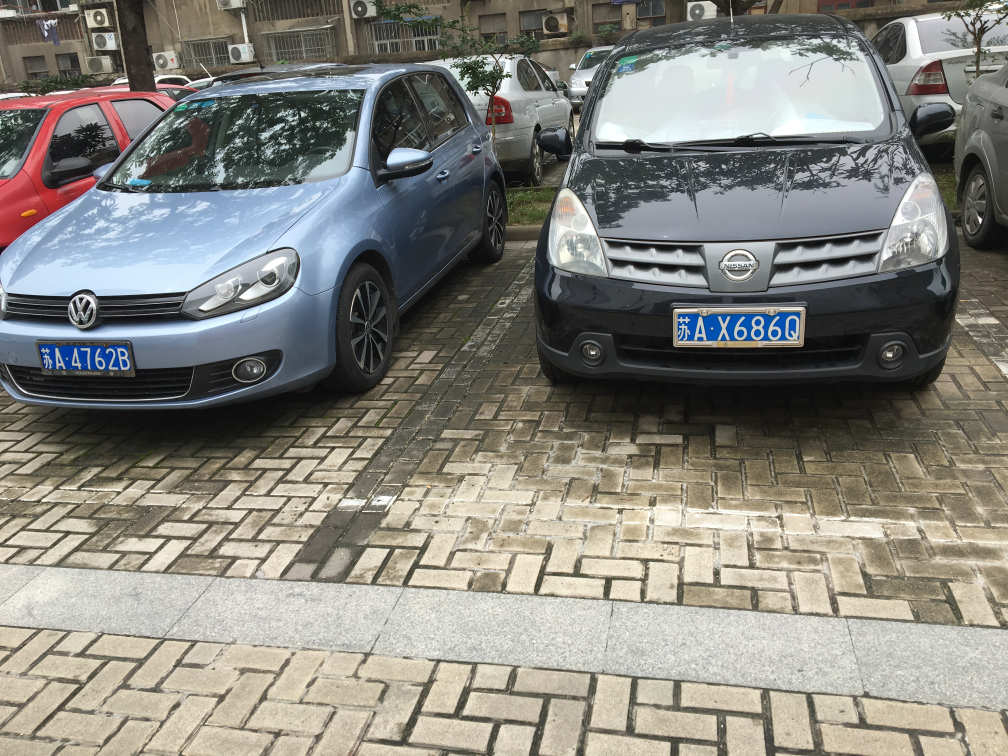
#> input picture LPR/test-imgs/009.jpg, 4032 x 3024 px (shown at 1/4 size)
$ python -i finemapping.py   (imports and definitions only)   (older library calls are emulated)
#> lines starting #> are read from the running program, lines starting #| are printed output that depends on the picture; after the words box and inside, x2 and y2 are one past the last pixel; in counts of white or black regions, pixels touching at a corner belong together
#> further down, picture is the input picture: shape (3024, 4032, 3); mean B, G, R 125.6, 132.5, 133.9
### Servidor/lpr/deskew.py
import numpy as np
from numpy._typing import _Shape
import cv2
from cv2.typing import MatLike
import math
from scipy.ndimage import _filters as filters


def angle(x: int, y: int):
    """
    Função para calcular o ângulo entre dois vetores
    """
    return int(math.atan2(float(y), float(x)) * 180.0 / 3.1415)


def v_rot(
    img: MatLike, angel: int, shape: _Shape, max_angel: int
) -> tuple[MatLike, MatLike]:
    """
    Função para realizar a rotação vertical
    """
    size_o = [shape[1], shape[0]]
    size = (
        shape[1] + int(shape[0] * np.cos((float(max_angel) / 180) * 3.14)),
        shape[0],
    )
    interval = abs(int(np.sin((float(angel) / 180) * 3.14) * shape[0]))
    pts1 = np.float32([[0, 0], [0, size_o[1]], [size_o[0], 0], [size_o[0], size_o[1]]])
    if angel > 0:
        pts2 = np.float32(
            [[interval, 0], [0, size[1]], [size[0], 0], [size[0] - interval, size_o[1]]]
        )
    else:
        pts2 = np.float32(
            [[0, 0], [interval, size[1]], [size[0] - interval, 0], [size[0], size_o[1]]]
        )

    M = cv2.getPerspectiveTransform(pts1, pts2)
    dst = cv2.warpPerspective(img, M, size)
    return dst, M


def skew_detection(image_gray: MatLike):
    """
    Função para detecção de inclinação (skew)
    """
    h, w = image_gray.shape[:2]
    eigen = cv2.cornerEigenValsAndVecs(image_gray, 12, 5)
    angle_sur = np.zeros(180, np.uint)
    eigen = eigen.reshape(h, w, 3, 2)
    flow = eigen[:, :, 2]
    vis = image_gray.copy()
    vis[:] = (192 + np.uint32(vis)) / 2
    d = 12

    # Gere pontos de interesse em uma grade
    points = np.dstack(np.mgrid[d / 2 : w : d, d / 2 : h : d]).reshape(-1, 2)
    for x, y in points:
        vx, vy = np.int32(flow[int(y), int(x)] * d)
        ang = angle(vx, vy)

        # Aumente o contador de ângulo correspondente
        angle_sur[(ang + 180) % 180] += 1

    angle_sur = angle_sur.astype(np.float)

    # Normalize o histograma de ângulos
    angle_sur = (angle_sur - angle_sur.min()) / (angle_sur.max() - angle_sur.min())

    # Aplique um filtro gaussiano para suavização
    angle_sur = filters.gaussian_filter1d(angle_sur, 5)

    # Determine a inclinação vertical e horizontal
    skew_v_val = angle_sur[20 : 180 - 20].max()
    skew_v = angle_sur[30 : 180 - 30].argmax() + 30
    skew_h_A = angle_sur[0:30].max()
    skew_h_B = angle_sur[150:180].max()
    skew_h = 0

    # Verifique se há inclinação horizontal significativa
    if skew_h_A > skew_v_val * 0.3 or skew_h_B > skew_v_val * 0.3:
        if skew_h_A >= skew_h_B:
            skew_h = angle_sur[0:20].argmax()
        else:
            skew_h = -angle_sur[160:180].argmax()
    return skew_h, skew_v


def fastDeskew(image: MatLike):
    """
    Função para realizar o deskew rápido na imagem
    """
    image_gray = cv2.cvtColor(image, cv2.COLOR_BGR2GRAY)
    _, skew_v = skew_detection(image_gray)
    deskew, M = v_rot(image, int((90 - skew_v) * 1.5), image.shape, 60)
    return deskew, M

### Servidor/lpr/finemapping.py
import cv2
from cv2.typing import MatLike
import numpy as np
from numpy.typing import NDArray
from matplotlib.pyplot import imshow
from matplotlib import pyplot as plt
from . import deskew


def fitLine_ransac(pts: NDArray, zero_add=0):
    """
    Função para ajustar uma linha usando o método RANSAC
    """
    if len(pts) >= 2:
        # Ajuste uma linha usando o método RANSAC
        [vx, vy, x, y] = cv2.fitLine(pts, cv2.DIST_HUBER, 0, 0.01, 0.01)
        lefty = int((-x * vy / vx) + y)
        righty = int(((136 - x) * vy / vx) + y)
        # Adicione um deslocamento (zero_add) e retorne os pontos extremos da linha
        return lefty + 30 + zero_add, righty + 30 + zero_add
    return 0, 0


def findContoursAndDrawBoundingBox(image_rgb: MatLike, verbose=False):
    """
    Função para encontrar contornos e desenhar caixas delimitadoras
    """
#> called with verbose = False

    line_upper = []
    line_lower = []
    line_experiment = []

    # Converta a imagem de cores para escala de cinza
    gray_image = cv2.cvtColor(image_rgb, cv2.COLOR_BGR2GRAY)
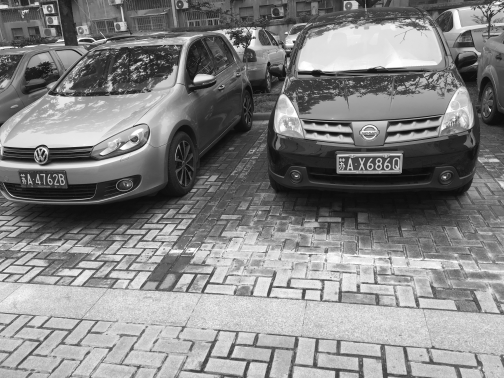
#> gray_image: shape (3024, 4032) (shown at 1/8 size); min 0, max 255, mean 132.1

    # Itere sobre diferentes valores de 'k' para aplicar limiarização adaptativa
    for k in np.linspace(-50, 0, 10):
        # Aplique a limiarização adaptativa para binarizar a imagem
        binary_niblack = cv2.adaptiveThreshold(
            gray_image, 255, cv2.ADAPTIVE_THRESH_MEAN_C, cv2.THRESH_BINARY, 17, k
        )

        # Encontre os contornos na imagem binarizada
        contours, hierarchy = cv2.findContours(
            binary_niblack.copy(), cv2.RETR_LIST, cv2.CHAIN_APPROX_SIMPLE
        )

        image_rgb2 = image_rgb.copy()
        cv2.drawContours(image_rgb2, contours, -1, (0, 0, 255), 2)
        if verbose:
            imshow(image_rgb2, cmap="gray")
            plt.show()

        # Itere sobre os contornos encontrados
        for contour in contours:
            area = cv2.contourArea(contour)
            if area > 30 and area < 300:
                bdbox = cv2.boundingRect(contour)
                # Verifique critérios para considerar a caixa delimitadora
                if (
                    bdbox[3] / float(bdbox[2]) > 0.7
                    and bdbox[3] * bdbox[2] > 100
                    and bdbox[3] * bdbox[2] < 1200
                ) or (bdbox[3] / float(bdbox[2]) > 3 and bdbox[3] * bdbox[2] < 100):
                    if verbose:
                        print(area)
                    # Adicione as coordenadas das caixas delimitadoras às listas
                    line_upper.append([bdbox[0], bdbox[1]])
                    line_lower.append([bdbox[0] + bdbox[2], bdbox[1] + bdbox[3]])

                    line_experiment.append([bdbox[0], bdbox[1]])
                    line_experiment.append([bdbox[0] + bdbox[2], bdbox[1] + bdbox[3]])
#> this loop made 10 passes
#> contours on passes 8 to 10: 66461 contours, 75577 contours, 93034 contours
#> pass 1, in findContoursAndDrawBoundingBox, `binary_niblack = cv2.adaptiveThreshold( gray_image, 255, cv2.ADAPTIVE_..`:
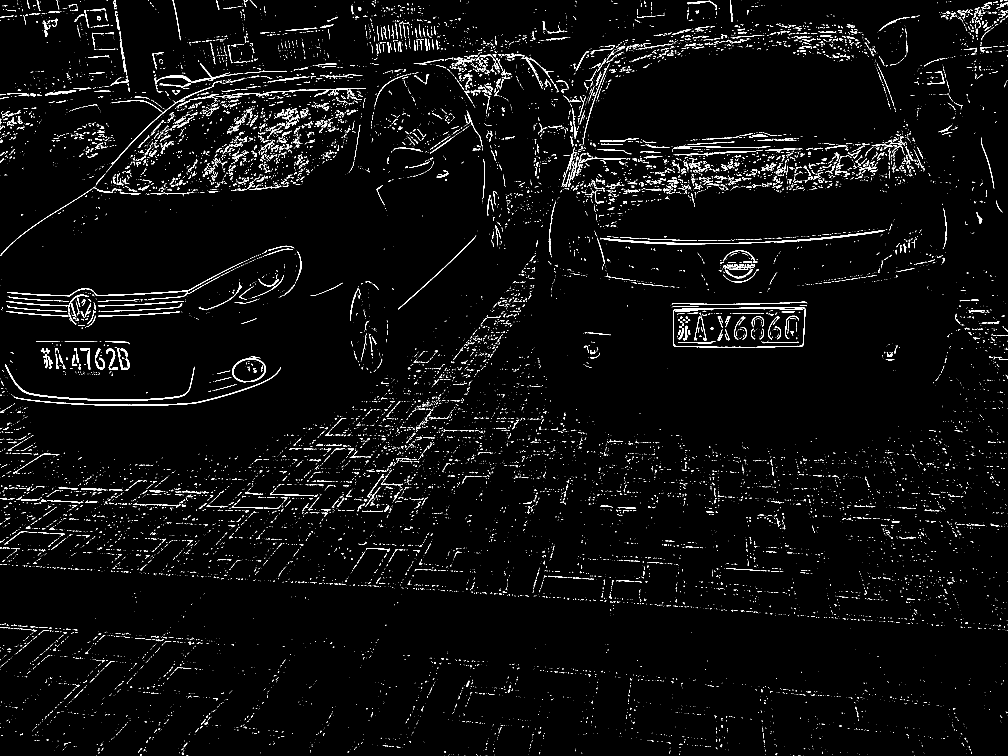
#> binary_niblack: shape (3024, 4032) (shown at 1/4 size); 2.3% white; 18765 white regions (15997 under 20 px), largest, box (x1, y1, x2, y2) and area: (2401, 920, 3540, 979) 5540, (2693, 1229, 3222, 1390) 4131, (20, 1458, 778, 1603) 4060
#> pass 3, in findContoursAndDrawBoundingBox, `binary_niblack = cv2.adaptiveThreshold( gray_image, 255, cv2.ADAPTIVE_..`:
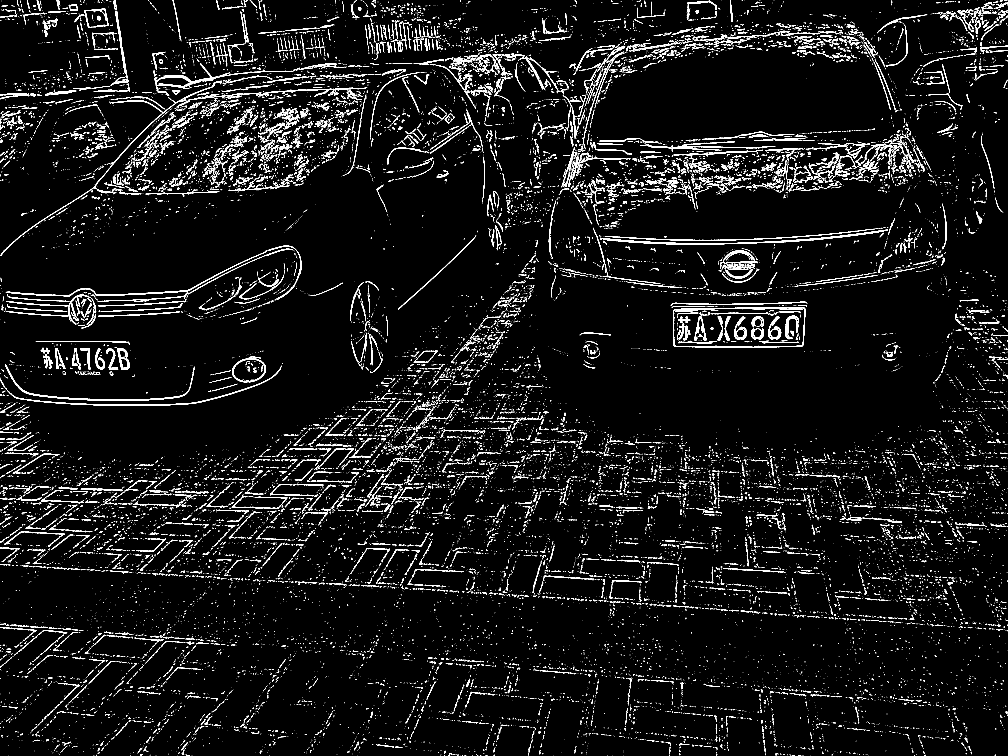
#> binary_niblack: shape (3024, 4032) (shown at 1/4 size); 4.2% white; 27021 white regions (22424 under 20 px), largest, box (x1, y1, x2, y2) and area: (2401, 918, 3552, 979) 6330, (2693, 1229, 3222, 1390) 4898, (23, 1000, 1070, 1185) 4364
#> after the loop:
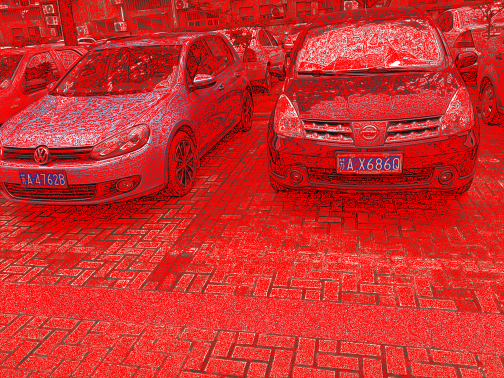
#> image_rgb2: shape (3024, 4032, 3) (shown at 1/8 size); mean B, G, R 45.6, 47.6, 202.3
#> after the loop, line_experiment = 32638 items; line_lower = 16319 pairs, first value 7 to 4032, second value 9 to 3024; line_upper = 16319 pairs, first value 0 to 4023, second value 0 to 3014

    # Adicione uma borda à imagem
    rgb = cv2.copyMakeBorder(image_rgb, 30, 30, 0, 0, cv2.BORDER_REPLICATE)
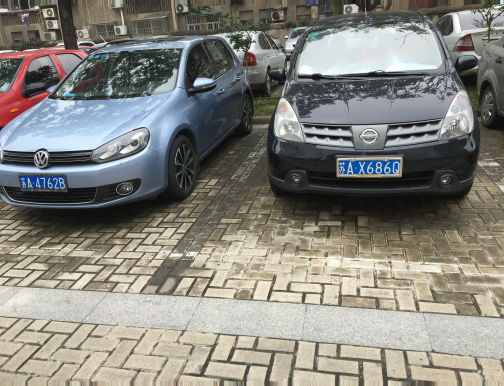
#> rgb: shape (3084, 4032, 3) (shown at 1/8 size); mean B, G, R 125.3, 132.3, 133.9

    # Encontre as linhas superiores e inferiores usando RANSAC
    leftyA, rightyA = fitLine_ransac(np.array(line_lower), 3)
#> in fitLine_ransac, `[vx, vy, x, y] = cv2.fitLine(pts, cv2.DIST_HUBER, 0, 0.01, 0.01)`: vx = [0.808]; vy = [0.589]; x = [2159.6]; y = [1625.9]
#> in fitLine_ransac, `lefty = int((-x * vy / vx) + y)`: lefty = 53
#> in fitLine_ransac, `righty = int(((136 - x) * vy / vx) + y)`: righty = 152
#> leftyA = 86; rightyA = 185
    leftyB, rightyB = fitLine_ransac(np.array(line_upper), -3)
#> leftyB = 73; rightyB = 172

    _, cols = rgb.shape[:2]

    if verbose:
        rgb2 = cv2.copyMakeBorder(image_rgb, 30, 30, 0, 0, cv2.BORDER_REPLICATE)
        rgb2 = cv2.line(
            rgb2, (cols - 1, rightyA), (0, leftyA), (0, 0, 255), 1, cv2.LINE_AA
        )
        rgb2 = cv2.line(
            rgb2, (cols - 1, rightyB), (0, leftyB), (0, 255, 0), 1, cv2.LINE_AA
        )
        imshow(rgb2, cmap="gray")
        plt.show()

    # Crie uma matriz de projeção para corrigir a perspectiva
    pts_map1 = np.float32(
        [[cols - 1, rightyA], [0, leftyA], [cols - 1, rightyB], [0, leftyB]]
    )
#> pts_map1 = [[4031, 185], [0, 86], [4031, 172], [0, 73]]
    pts_map2 = np.float32([[136, 36], [0, 36], [136, 0], [0, 0]])
    mat = cv2.getPerspectiveTransform(pts_map1, pts_map2)
#> mat = [[0.0337, 0, 0], [-0.068, 2.77, -202.2], [-1.22e-19, 0, 1]]

    # Aplique a correção de perspectiva na imagem
    image = cv2.warpPerspective(rgb, mat, (136, 36), flags=cv2.INTER_CUBIC)

    image, M = deskew.fastDeskew(image)
#> in skew_detection, `vis[:] = (192 + np.uint32(vis)) / 2`:
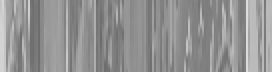
#> vis: shape (36, 136) (shown 2 times larger); min 105, max 221, mean 146.2
#> after the loop in skew_detection, `for x, y in points:`: angle_sur = 180 values, max 33 at index 90, min 0 at index 0, mean 0.183
#> in skew_detection, `angle_sur = (angle_sur - angle_sur.min()) / (angle_sur.max() - angle_s..`: angle_sur = 180 values, max 1 at index 90, min 0 at index 0, mean 0.00556
#> in skew_detection, `angle_sur = filters.gaussian_filter1d(angle_sur, 5)`: angle_sur = 180 values, max 0.0798 at index 90, min 0 at index 0, mean 0.00556
#> in skew_detection, `skew_v_val = angle_sur[20 : 180 - 20].max()`: skew_v_val = 0.0798
#> in skew_detection, `skew_v = angle_sur[30 : 180 - 30].argmax() + 30`: skew_v = 90
#> in skew_detection, `skew_h_A = angle_sur[0:30].max()`: skew_h_A = 0
#> in fastDeskew, `_, skew_v = skew_detection(image_gray)`: skew_v = 90
#> in v_rot, `M = cv2.getPerspectiveTransform(pts1, pts2)`: M = [[1.13, 0, 0], [0, 1, 0], [0, 0, 1]]
#> in v_rot, `dst = cv2.warpPerspective(img, M, size)`:
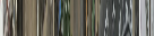
#> dst: shape (36, 154, 3); mean B, G, R 92.3, 101.1, 102.8
#> M = [[1.13, 0, 0], [0, 1, 0], [0, 0, 1]]

    return image

>>> import cv2
>>> picture = cv2.imread('../../LPR/test-imgs/009.jpg')
>>> result = findContoursAndDrawBoundingBox(picture)

$ run again, on LPR/test-imgs/indoorA-3.jpg
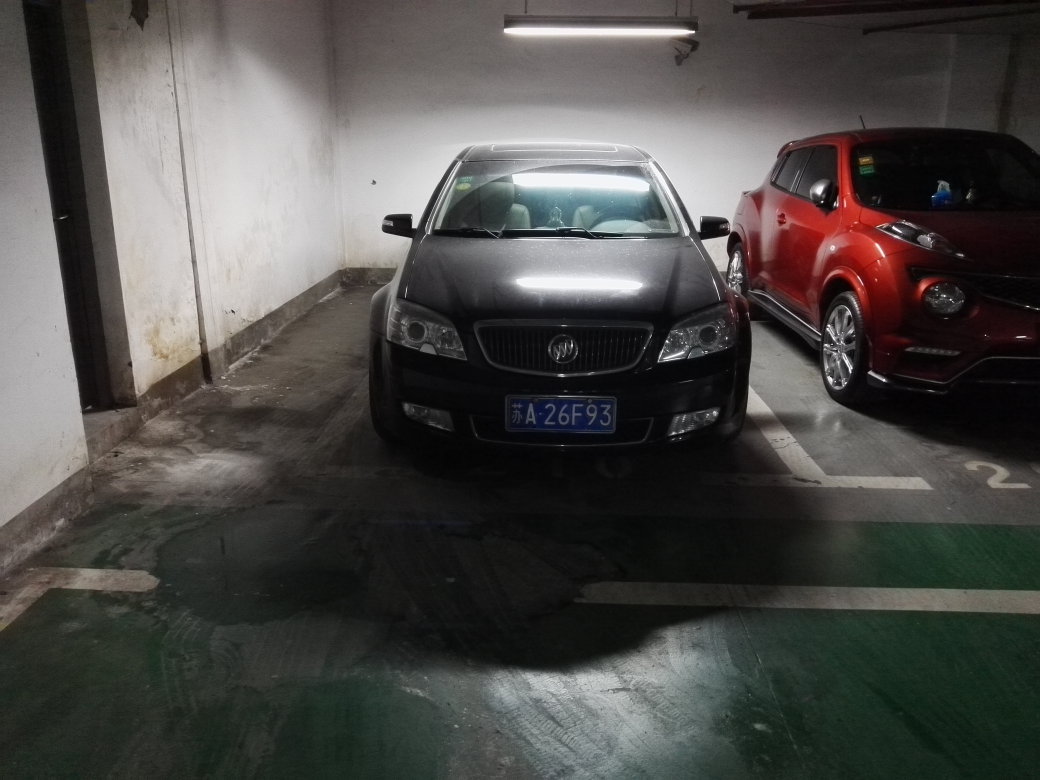
#> input picture LPR/test-imgs/indoorA-3.jpg, 4160 x 3120 px (shown at 1/4 size)
#> picture is the input picture: shape (3120, 4160, 3); mean B, G, R 72.8, 75.4, 77.1
#> the loop in findContoursAndDrawBoundingBox, `for k in np.linspace(-50, 0, 10):` made 10 passes
#> contours on passes 9 to 10: 193877 contours, 169537 contours
#> pass 1, in findContoursAndDrawBoundingBox, `binary_niblack = cv2.adaptiveThreshold( gray_image, 255, cv2.ADAPTIVE_..`:
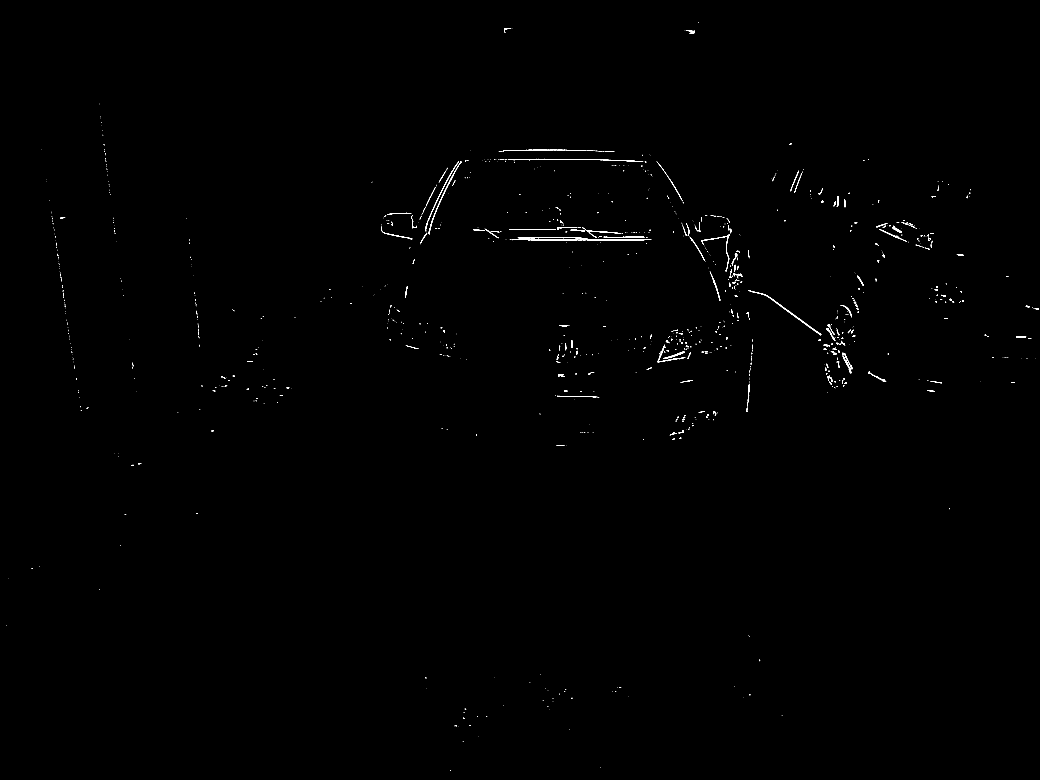
#> binary_niblack: shape (3120, 4160) (shown at 1/4 size); 0.24% white; 1087 white regions (846 under 20 px), largest, box (x1, y1, x2, y2) and area: (2251, 948, 2606, 962) 1323, (2994, 1161, 3285, 1341) 1305, (1712, 644, 1846, 937) 988
#> after the loop in findContoursAndDrawBoundingBox, `for k in np.linspace(-50, 0, 10):`: line_experiment = 20398 items; line_lower = 10199 pairs, first value 5 to 4160, second value 11 to 3120; line_upper = 10199 pairs, first value 0 to 4154, second value 0 to 3110
#> in fitLine_ransac, `[vx, vy, x, y] = cv2.fitLine(pts, cv2.DIST_HUBER, 0, 0.01, 0.01)`: vx = [0.942]; vy = [0.335]; x = [2012.9]; y = [1538.9]
#> lefty = 824
#> righty = 872
#> leftyA = 857; rightyA = 905
#> leftyB = 838; rightyB = 886
#> pts_map1 = [[4159, 905], [0, 857], [4159, 886], [0, 838]]
#> mat = [[0.0327, 0, 0], [-0.0219, 1.89, -1587.8], [-3.32e-19, 0, 1]]
#> the loop in skew_detection, `for x, y in points:` made 33 passes
#> vy on passes 1 to 8: -11, -11, -11, -11, -11, -11, -11, -11
#> after the loop in skew_detection, `for x, y in points:`: angle_sur = 180 values, max 33 at index 90, min 0 at index 0, mean 0.183
#> in skew_detection, `angle_sur = (angle_sur - angle_sur.min()) / (angle_sur.max() - angle_s..`: angle_sur = 180 values, max 1 at index 90, min 0 at index 0, mean 0.00556
#> in skew_detection, `angle_sur = filters.gaussian_filter1d(angle_sur, 5)`: angle_sur = 180 values, max 0.0798 at index 90, min 0 at index 0, mean 0.00556
#> skew_v_val = 0.0798
#> in skew_detection, `skew_v = angle_sur[30 : 180 - 30].argmax() + 30`: skew_v = 90
#> skew_h_A = 0
#> in fastDeskew, `_, skew_v = skew_detection(image_gray)`: skew_v = 90
#> in v_rot, `M = cv2.getPerspectiveTransform(pts1, pts2)`: M = [[1.13, 0, 0], [0, 1, 0], [0, 0, 1]]
#> in v_rot, `dst = cv2.warpPerspective(img, M, size)`:
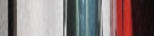
#> dst: shape (36, 154, 3); mean B, G, R 122, 121.2, 133.7
